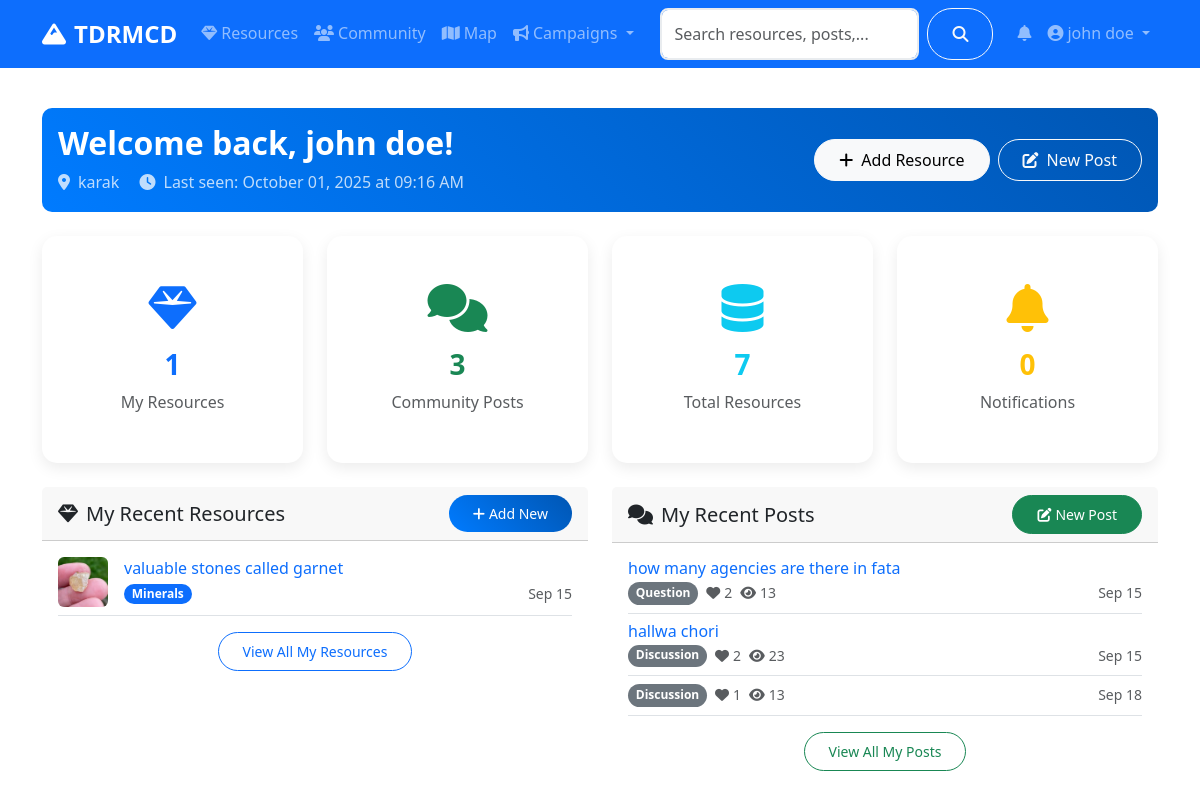
Page /dashboard (signed in, upper part) on the earlier database version.
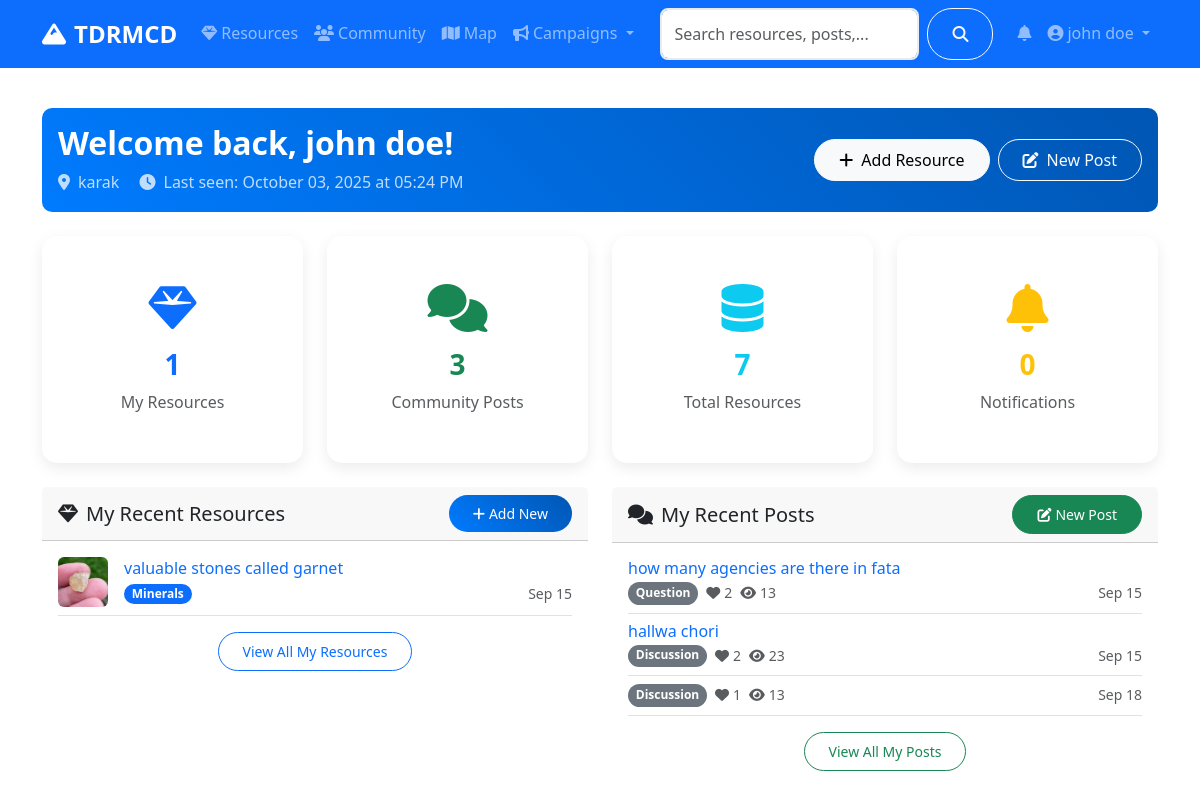
Same page on the later database version.
### models.py (models this page shows, shortened)
class User(UserMixin, db.Model):
    id = db.Column(db.Integer, primary_key=True)
    username = db.Column(db.String(80), unique=True, nullable=False)
    email = db.Column(db.String(120), unique=True, nullable=False)
    password_hash = db.Column(db.String(120), nullable=False)
    first_name = db.Column(db.String(50), nullable=False)
    last_name = db.Column(db.String(50), nullable=False)
    role = db.Column(db.String(20), default='user')  # user, admin, researcher
    location = db.Column(db.String(100))
    bio = db.Column(db.Text)
    avatar = db.Column(db.String(200), default='default.jpg')
    is_active = db.Column(db.Boolean, default=True)
    created_at = db.Column(db.DateTime, default=datetime.utcnow)
    last_seen = db.Column(db.DateTime, default=datetime.utcnow)
    resources = db.relationship('Resource', backref='author', lazy='dynamic')
    posts = db.relationship('CommunityPost', backref='author', lazy='dynamic')
    chat_messages = db.relationship('ChatMessage', backref='sender', lazy='dynamic')
    file_submissions = db.relationship(
        'FileSubmission',
        foreign_keys='FileSubmission.submitter_id',
        backref='submitter',
        lazy='dynamic'
    )
    reviewed_submissions = db.relationship(
        'FileSubmission',
        foreign_keys='FileSubmission.reviewed_by',
        backref='reviewer_user',
        lazy='dynamic'
    )
    notifications = db.relationship('Notification', backref='user', lazy='dynamic')
    def get_full_name(self):
        return f"{self.first_name} {self.last_name}"
    def is_admin(self):
        return self.role == 'admin'

### routes/main.py (the view)
@main_bp.route('/dashboard')
@login_required
def dashboard():
    from datetime import datetime
    current_user.last_seen = datetime.utcnow()
    db.session.commit()
    user_resources = current_user.resources.limit(5).all()
    user_posts = current_user.posts.limit(5).all()
    notifications = current_user.notifications.filter_by(is_read=False).limit(10).all()
    stats = {
        'total_resources': Resource.query.filter_by(status='active').count(),
        'user_resources': current_user.resources.count(),
        'user_posts': current_user.posts.count(),
        'unread_notifications': current_user.notifications.filter_by(is_read=False).count()
    }
    from datetime import timedelta
    is_new_user = current_user.created_at > datetime.utcnow() - timedelta(hours=24)
    is_long_absence = current_user.last_seen < datetime.utcnow() - timedelta(days=7)
    return render_template('main/dashboard.html',
                         user_resources=user_resources,
                         user_posts=user_posts,
                         notifications=notifications,
                         stats=stats,
                         is_new_user=is_new_user,
                         is_long_absence=is_long_absence)

### app.py (called while the page is built)
@login_manager.user_loader
def load_user(user_id):
    return User.query.get(int(user_id))

### templates/main/dashboard.html (shortened to what the changed rows need)
{% extends "base.html" %}
{% block content %}
<div class="container py-4">
    <div class="row">
        <div class="col-12 mb-4">
            <div class="card bg-gradient-primary text-white">
                <div class="card-body">
                    <div class="row align-items-center">
                        <div class="col-md-8">
                            {% if is_new_user %}
                                <h2 class="fw-bold mb-2">Welcome to TDRMCD, {{ current_user.get_full_name() }}! 🎉</h2>
                                <p class="mb-0 opacity-75">
                                    <i class="fas fa-star me-2"></i>Thanks for joining our community! Let's get started.
                                    {% if current_user.location %}
                                        <br><i class="fas fa-map-marker-alt me-2"></i>{{ current_user.location }}
                                    {% endif %}
                                </p>
                            {% else %}
                                <h2 class="fw-bold mb-2">Welcome back, {{ current_user.get_full_name() }}!</h2>
                                <p class="mb-0 opacity-75">
                                    {% if current_user.location %}
                                        <i class="fas fa-map-marker-alt me-2"></i>{{ current_user.location }}
                                    {% endif %}
                                    <span class="ms-3">
                                        <i class="fas fa-clock me-2"></i>Last seen: {{ current_user.last_seen.strftime('%B %d, %Y at %I:%M %p') }}
                                    </span>
                                </p>
                            {% endif %}
                        </div>
                    </div>
                </div>
            </div>
        </div>
    </div>
</div>
{% endblock %}

### templates/base.html (shortened to what this page needs)
<!DOCTYPE html>
<html lang="en">
<head>
    <link href="https://cdn.jsdelivr.net/npm/bootstrap@5.3.0/dist/css/bootstrap.min.css" rel="stylesheet">
    <link rel="stylesheet" href="https://cdnjs.cloudflare.com/ajax/libs/font-awesome/6.4.0/css/all.min.css">
    <link rel="stylesheet" href="https://unpkg.com/leaflet@1.9.4/dist/leaflet.css">
    <link rel="stylesheet" href="{{ url_for('static', filename='css/style.css') }}">
</head>
<body>
    <nav class="navbar navbar-expand-lg navbar-dark bg-primary sticky-top">
        <div class="container">
            <a class="navbar-brand fw-bold" href="{{ url_for('main.index') }}">
                <i class="fas fa-mountain me-2"></i>TDRMCD
            </a>
            <div class="collapse navbar-collapse" id="navbarNav">
                <ul class="navbar-nav me-auto">
                    <li class="nav-item">
                        <a class="nav-link" href="{{ url_for('resources.index') }}">
                            <i class="fas fa-gem me-1"></i>Resources
                        </a>
                    </li>
                    <li class="nav-item">
                        <a class="nav-link" href="{{ url_for('community.index') }}">
                            <i class="fas fa-users me-1"></i>Community
                        </a>
                    </li>
                    <li class="nav-item">
                        <a class="nav-link" href="{{ url_for('main.map_view') }}">
                            <i class="fas fa-map me-1"></i>Map
                        </a>
                    </li>
                    <li class="nav-item dropdown">
                        <a class="nav-link dropdown-toggle" href="#" role="button" data-bs-toggle="dropdown">
                            <i class="fas fa-bullhorn me-1"></i>Campaigns
                        </a>
                    </li>
                </ul>
                <form class="d-flex me-3 search-form no-loading" action="{{ url_for('main.search') }}" method="GET" onsubmit="return TDRMCD.validateSearch(event);">
                    <input class="form-control me-2" type="search" name="q" id="navbar-search" placeholder="Search resources, posts, users..." value="{{ request.args.get('q', '') }}">
                    <button class="btn btn-outline-light" type="submit">
                        <i class="fas fa-search"></i>
                    </button>
                </form>
                <ul class="navbar-nav">
                    {% if current_user.is_authenticated %}
                        <li class="nav-item dropdown">
                            <a class="nav-link" href="#" role="button" data-bs-toggle="dropdown" aria-expanded="false">
                                <span class="position-relative">
                                    <i class="fas fa-bell"></i>
                                </span>
                            </a>
                        </li>
                        <li class="nav-item dropdown">
                            <a class="nav-link dropdown-toggle" href="#" role="button" data-bs-toggle="dropdown">
                                <i class="fas fa-user-circle me-1"></i>{{ current_user.get_full_name() }}
                            </a>
                        </li>
                    {% endif %}
                </ul>
            </div>
        </div>
    </nav>
    <main>
        {% block content %}{% endblock %}
    </main>
</body>
</html>

Differences in the rows shown:
changed User "john doe": last_seen "October 01, 2025 at 09:16 AM" → "October 03, 2025 at 05:24 PM"
